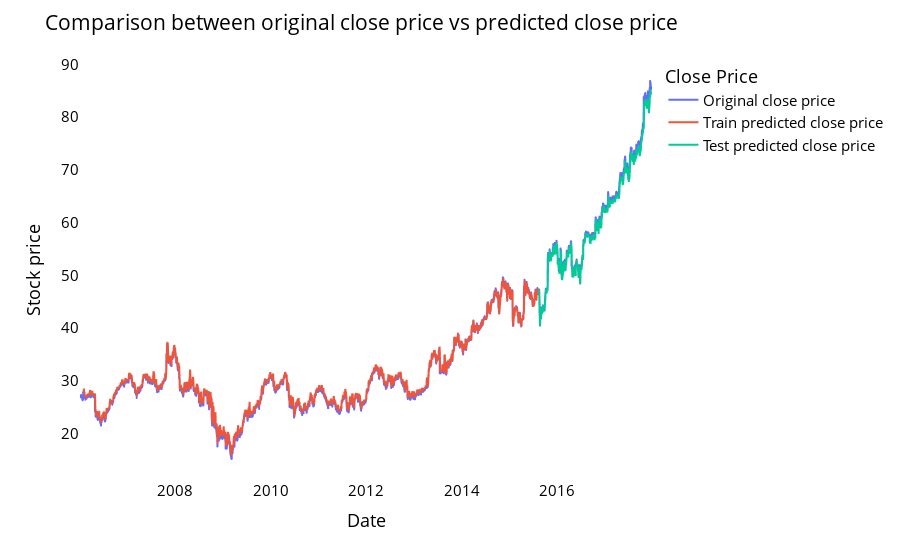

Notebook code cell kept with this figure:
### Code cell
# Plotting Predictions vs Actual values
from itertools import cycle
import plotly.express as px

# Making Predictions
x_train, y_train = train_loader.dataset.tensors
x_test, y_test = test_loader.dataset.tensors

print("x_train shape:", x_train.size())
print("y_train shape:", y_train.size())
print("x_test shape:", x_test.size())
print("y_test shape:", y_test.size())

x_train = x_train.to(device)
x_test = x_test.to(device)
y_train = y_train.to(device)
y_test = y_test.to(device)

with torch.no_grad():
    y_train_pred = model(x_train)
    y_test_pred = model(x_test)
    print("y_train_pred shape:", y_train_pred.size())
    print("y_test_pred shape:", y_test_pred.size())

# Ensure the data is on the CPU to use numpy
y_train_pred = torch.Tensor.cpu(y_train_pred).detach().numpy()
y_test_pred = torch.Tensor.cpu(y_test_pred).detach().numpy()
y_train_original = torch.Tensor.cpu(y_train).detach().numpy()
y_test_original = torch.Tensor.cpu(y_test).detach().numpy()

# Inverse Transform
y_train_pred = scaler.inverse_transform(y_train_pred.reshape(-1, 1))
y_test_pred = scaler.inverse_transform(y_test_pred.reshape(-1, 1))
y_train_original = scaler.inverse_transform(y_train_original.reshape(-1, 1))
y_test_original = scaler.inverse_transform(y_test_original.reshape(-1, 1))

df['Close'] = scaler.inverse_transform(df[['Close']])

# Shift train predictions for plotting
trainPredictPlot = np.empty((len(df), 1))
trainPredictPlot[:, :] = np.nan
trainPredictPlot[lookback:len(y_train_pred) + lookback, :] = y_train_pred[:len(y_train_pred)]

# Shift test predictions for plotting
testPredictPlot = np.empty((len(df), 1))
testPredictPlot[:, :] = np.nan
testPredictPlot[len(y_train_pred) + (lookback):len(df), :] = y_test_pred[:len(y_test_pred)]

print("Original data shape:", df.shape)
print("Train predicted data shape:", trainPredictPlot.shape)
print("Test predicted data shape:", testPredictPlot.shape)

names = cycle(['Original close price', 'Train predicted close price', 'Test predicted close price'])

plotdf = pd.DataFrame({'date': df.index,
                       'original_close': df['Close'],
                       'train_predicted_close': trainPredictPlot.reshape(1, -1)[0].tolist(),
                       'test_predicted_close': testPredictPlot.reshape(1, -1)[0].tolist()})



fig = px.line(plotdf, x=plotdf['date'], y=[plotdf['original_close'], plotdf['train_predicted_close'],
                                           plotdf['test_predicted_close']],
              labels={'value': 'Stock price', 'date': 'Date'})
fig.update_layout(title_text='Comparison between original close price vs predicted close price',
                  plot_bgcolor='white', font_size=15, font_color='black', legend_title_text='Close Price')
fig.for_each_trace(lambda t: t.update(name=next(names)))
fig.update_xaxes(showgrid=False)
fig.update_yaxes(showgrid=False)
fig.show()

### Figure 1 — Plotly figure (JSON) as saved in the notebook; plotly's stock layout.template omitted (floating-point values rounded to 4 significant figures; data arrays with more than 128 entries replaced by an {"elided": "..."} marker saying what was removed)
{"data": [{"hovertemplate": "variable=original_close<br>Date=%{x}<br>Stock price=%{y}<extra></extra>", "legendgroup": "original_close", "line": {"color": "#636efa", "dash": "solid"}, "marker": {"symbol": "circle"}, "mode": "lines", "name": "Original close price", "showlegend": true, "type": "scattergl", "x": {"elided": "3019 str values"}, "xaxis": "x", "y": {"elided": "3019 float values"}, "yaxis": "y"}, {"hovertemplate": "variable=train_predicted_close<br>Date=%{x}<br>Stock price=%{y}<extra></extra>", "legendgroup": "train_predicted_close", "line": {"color": "#EF553B", "dash": "solid"}, "marker": {"symbol": "circle"}, "mode": "lines", "name": "Train predicted close price", "showlegend": true, "type": "scattergl", "x": {"elided": "3019 str values"}, "xaxis": "x", "y": {"elided": "3019 float values"}, "yaxis": "y"}, {"hovertemplate": "variable=test_predicted_close<br>Date=%{x}<br>Stock price=%{y}<extra></extra>", "legendgroup": "test_predicted_close", "line": {"color": "#00cc96", "dash": "solid"}, "marker": {"symbol": "circle"}, "mode": "lines", "name": "Test predicted close price", "showlegend": true, "type": "scattergl", "x": {"elided": "3019 str values"}, "xaxis": "x", "y": {"elided": "3019 float values"}, "yaxis": "y"}], "layout": {"font": {"color": "black", "size": 15}, "legend": {"title": {"text": "Close Price"}, "tracegroupgap": 0}, "margin": {"t": 60}, "plot_bgcolor": "white", "title": {"text": "Comparison between original close price vs predicted close price"}, "xaxis": {"anchor": "y", "domain": [0, 1], "showgrid": false, "title": {"text": "Date"}}, "yaxis": {"anchor": "x", "domain": [0, 1], "showgrid": false, "title": {"text": "Stock price"}}}}
